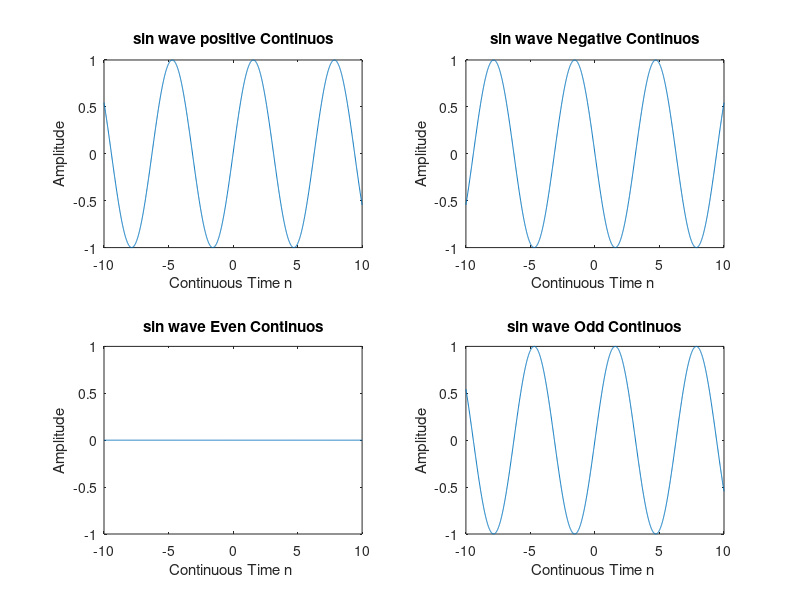

MATLAB code for this plot:
clc;
close all;
clear all;


%sin wave positive continuous sequence

n=-10:.01:10;
evenx=sin(n);
subplot(2,2,1);
plot(n,evenx);
subplot(2,2,1);
xlabel('Continuous Time n ');
ylabel('Amplitude');
title('sin wave positive Continuos');

%sin wave negative continuous sequence

n=-10:.01:10;
eveny=sin(-n);
subplot(2,2,2);
plot(n,eveny);

xlabel('Continuous Time n ');
ylabel('Amplitude');
title('sin wave Negative Continuos');

n=-10:.01:10;
y=(evenx+eveny)/2;
subplot(2,2,3);
plot(n,y);

xlabel('Continuous Time n ');
ylabel('Amplitude');
title('sin wave Even Continuos');

n=-10:.01:10;
y=(evenx-eveny)/2;
subplot(2,2,4);
plot(n,y);

xlabel('Continuous Time n ');
ylabel('Amplitude');
title('sin wave Odd Continuos');
